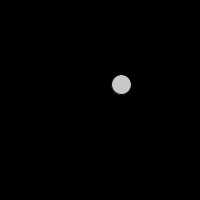
Frame 1 (no input)
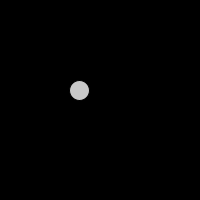
Frame 60 (the mouse pressed at the canvas centre just before this capture)
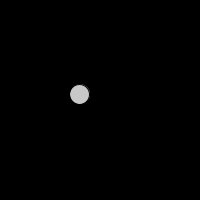
Frame 120 (the mouse held since frame 60 and released just before this capture)

The Processing sketch that drew these frames (run headless with seeded random() and noise(); from frame 60 on, the mouse is pressed at the canvas centre):

// Processing sketch: exercise_13_3
// ── exercise_13_3.pde
// Noise "time" variables
float xtime = 0.0;
float ytime = 100.0;
float increment = 0.01;
void setup() {
  size(200, 200);
}
void draw() {
  background(0);
  float x = noise(xtime) * width;

  float y = noise(ytime) * height;

  xtime += increment;
  ytime += increment;

  // Draw the ellipse with location determined by Perlin noise
  fill(200);
  ellipse(x, y, 20, 20);
}
